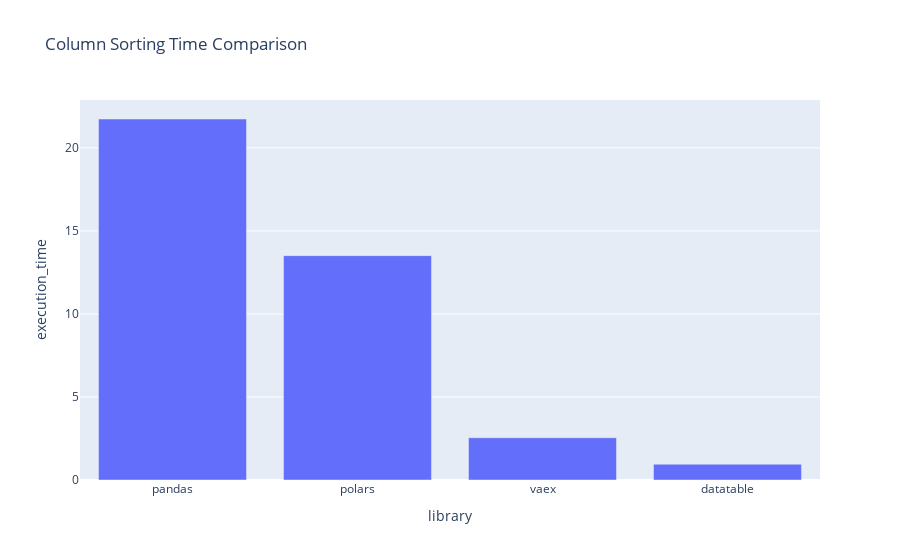

The notebook cell this image was saved under:
### Code cell
plot_metrics(exec_times,
             graph_title="Column Sorting Time Comparison")

### Figure 1 — Plotly figure (JSON) as saved in the notebook; plotly's stock layout.template omitted (floating-point values rounded to 4 significant figures)
{"data": [{"alignmentgroup": "True", "hovertemplate": "library=%{x}<br>execution_time=%{y}<extra></extra>", "legendgroup": "", "marker": {"color": "#636efa", "pattern": {"shape": ""}}, "name": "", "offsetgroup": "", "orientation": "v", "showlegend": false, "textposition": "auto", "type": "bar", "x": ["pandas", "polars", "vaex", "datatable"], "xaxis": "x", "y": [21.74, 13.51, 2.543, 0.9502], "yaxis": "y"}], "layout": {"barmode": "relative", "legend": {"tracegroupgap": 0}, "title": {"text": "Column Sorting Time Comparison"}, "xaxis": {"anchor": "y", "domain": [0, 1], "title": {"text": "library"}}, "yaxis": {"anchor": "x", "domain": [0, 1], "title": {"text": "execution_time"}}}}
